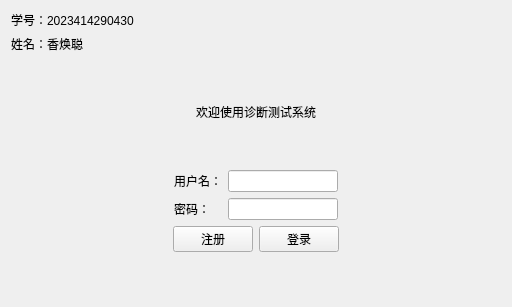
<?xml version="1.0" encoding="UTF-8"?>
<ui version="4.0">
 <class>LoginView</class>
 <widget class="QWidget" name="LoginView">
  <property name="geometry">
   <rect>
    <x>0</x>
    <y>0</y>
    <width>512</width>
    <height>307</height>
   </rect>
  </property>
  <property name="windowTitle">
   <string>登录</string>
  </property>
  <layout class="QVBoxLayout" name="verticalLayout_2">
   <item>
    <widget class="QLabel" name="label_4">
     <property name="text">
      <string>学号：2023414290430</string>
     </property>
    </widget>
   </item>
   <item>
    <widget class="QLabel" name="label_5">
     <property name="text">
      <string>姓名：香焕聪</string>
     </property>
    </widget>
   </item>
   <item>
    <spacer name="verticalSpacer_3">
     <property name="orientation">
      <enum>Qt::Orientation::Vertical</enum>
     </property>
     <property name="sizeHint" stdset="0">
      <size>
       <width>20</width>
       <height>24</height>
      </size>
     </property>
    </spacer>
   </item>
   <item>
    <widget class="QLabel" name="label">
     <property name="text">
      <string>欢迎使用诊断测试系统</string>
     </property>
     <property name="alignment">
      <set>Qt::AlignmentFlag::AlignCenter</set>
     </property>
    </widget>
   </item>
   <item>
    <spacer name="verticalSpacer_2">
     <property name="orientation">
      <enum>Qt::Orientation::Vertical</enum>
     </property>
     <property name="sizeHint" stdset="0">
      <size>
       <width>20</width>
       <height>23</height>
      </size>
     </property>
    </spacer>
   </item>
   <item>
    <layout class="QVBoxLayout" name="verticalLayout">
     <item>
      <layout class="QHBoxLayout" name="horizontalLayout">
       <item>
        <spacer name="horizontalSpacer">
         <property name="orientation">
          <enum>Qt::Orientation::Horizontal</enum>
         </property>
         <property name="sizeHint" stdset="0">
          <size>
           <width>40</width>
           <height>20</height>
          </size>
         </property>
        </spacer>
       </item>
       <item>
        <layout class="QFormLayout" name="formLayout">
         <item row="0" column="0">
          <widget class="QLabel" name="label_2">
           <property name="text">
            <string>用户名：</string>
           </property>
          </widget>
         </item>
         <item row="0" column="1">
          <widget class="QLineEdit" name="inputUserName"/>
         </item>
         <item row="1" column="0">
          <widget class="QLabel" name="label_3">
           <property name="text">
            <string>密码：</string>
           </property>
          </widget>
         </item>
         <item row="1" column="1">
          <widget class="QLineEdit" name="inputUserPassword">
           <property name="echoMode">
            <enum>QLineEdit::EchoMode::Password</enum>
           </property>
          </widget>
         </item>
        </layout>
       </item>
       <item>
        <spacer name="horizontalSpacer_2">
         <property name="orientation">
          <enum>Qt::Orientation::Horizontal</enum>
         </property>
         <property name="sizeHint" stdset="0">
          <size>
           <width>40</width>
           <height>20</height>
          </size>
         </property>
        </spacer>
       </item>
      </layout>
     </item>
     <item>
      <layout class="QHBoxLayout" name="horizontalLayout_2">
       <item>
        <spacer name="horizontalSpacer_3">
         <property name="orientation">
          <enum>Qt::Orientation::Horizontal</enum>
         </property>
         <property name="sizeHint" stdset="0">
          <size>
           <width>40</width>
           <height>20</height>
          </size>
         </property>
        </spacer>
       </item>
       <item>
        <layout class="QGridLayout" name="gridLayout">
         <item row="0" column="1">
          <widget class="QPushButton" name="btSignIn">
           <property name="text">
            <string>登录</string>
           </property>
          </widget>
         </item>
         <item row="0" column="0">
          <widget class="QPushButton" name="btSignUp">
           <property name="text">
            <string>注册</string>
           </property>
          </widget>
         </item>
        </layout>
       </item>
       <item>
        <spacer name="horizontalSpacer_4">
         <property name="orientation">
          <enum>Qt::Orientation::Horizontal</enum>
         </property>
         <property name="sizeHint" stdset="0">
          <size>
           <width>40</width>
           <height>20</height>
          </size>
         </property>
        </spacer>
       </item>
      </layout>
     </item>
    </layout>
   </item>
   <item>
    <spacer name="verticalSpacer">
     <property name="orientation">
      <enum>Qt::Orientation::Vertical</enum>
     </property>
     <property name="sizeHint" stdset="0">
      <size>
       <width>20</width>
       <height>24</height>
      </size>
     </property>
    </spacer>
   </item>
  </layout>
 </widget>
 <resources/>
 <connections/>
</ui>
